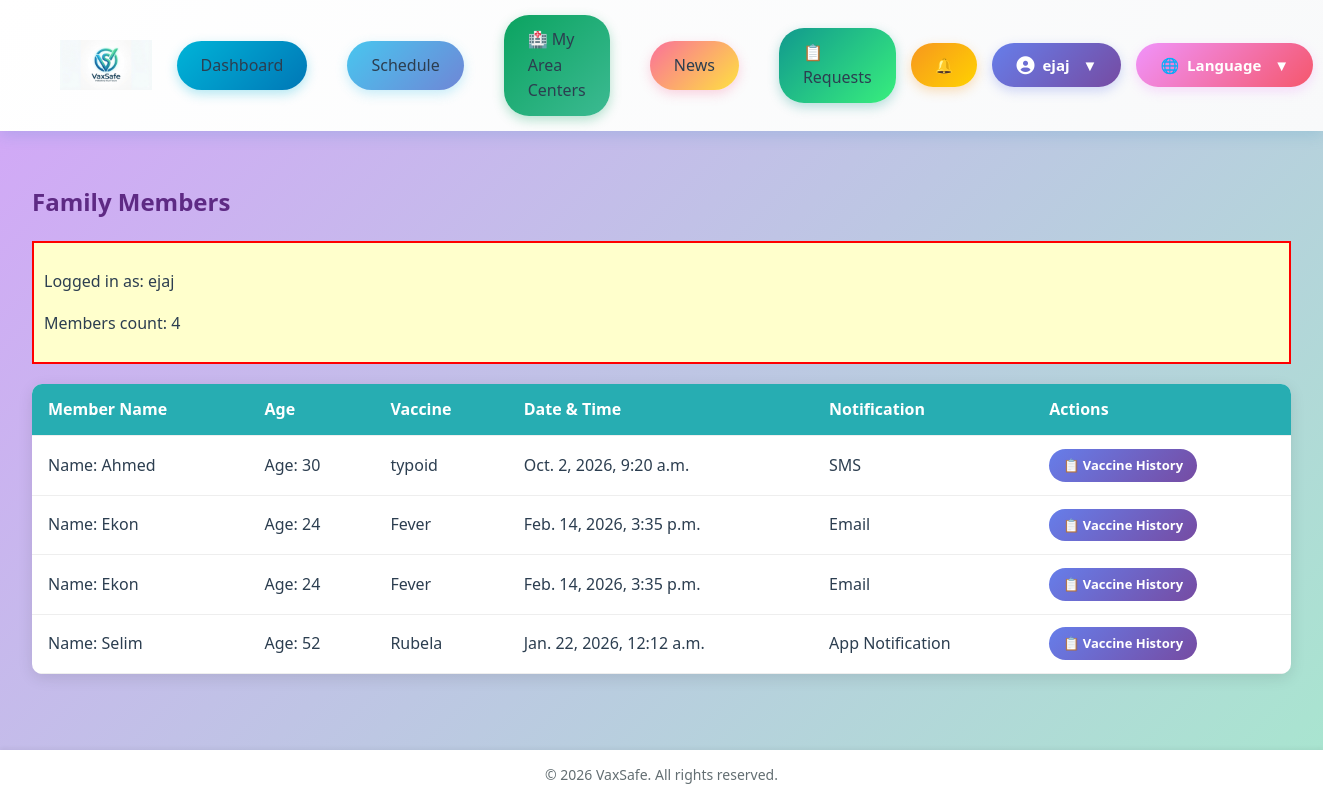
The app's page /family-members/ (signed in) with its own data.
### vaxsafe/models.py (models this page shows, shortened)
class FamilyMember(models.Model):
    RELATIONSHIP_CHOICES = [
        ('Self',        'Self'),
        ('Spouse',      'Spouse'),
        ('Child',       'Child'),
        ('Parent',      'Parent'),
        ('Sibling',     'Sibling'),
        ('Grandparent', 'Grandparent'),
        ('Grandchild',  'Grandchild'),
        ('Other',       'Other'),
    ]
    GENDER_CHOICES = [
        ('Male',   'Male'),
        ('Female', 'Female'),
        ('Other',  'Other'),
    ]
    NOTIFICATION_CHOICES = [
        ('Email',            'Email'),
        ('SMS',              'SMS'),
        ('App Notification', 'App Notification'),
    ]
    user          = models.ForeignKey(User, on_delete=models.CASCADE, related_name='family_members')
    name          = models.CharField(max_length=100)
    age           = models.PositiveIntegerField(blank=True, null=True)
    date_of_birth = models.DateField(blank=True, null=True)
    gender        = models.CharField(max_length=10, choices=GENDER_CHOICES, blank=True, null=True)
    relation      = models.CharField(max_length=50, choices=RELATIONSHIP_CHOICES)
    blood_group   = models.CharField(max_length=5, blank=True, null=True)
    vaccine_name      = models.CharField(max_length=100, blank=True, null=True)
    date_time         = models.DateTimeField(blank=True, null=True)
    notification_type = models.CharField(max_length=50, choices=NOTIFICATION_CHOICES, blank=True, null=True)
    is_active           = models.BooleanField(
        default=True,
        help_text="False হলে এই profile আর কেউ handle করছে না — claim/transfer প্রয়োজন"
    )
    previous_caretaker  = models.ForeignKey(
        User,
        on_delete=models.SET_NULL,
        null=True, blank=True,
        related_name='handed_off_members',
        help_text="যে আগে এই profile handle করত (history track করার জন্য)"
    )
    handoff_note        = models.TextField(
        blank=True, null=True,
        help_text="কেন এই profile handover/inactive হয়েছে"
    )
    handoff_date        = models.DateTimeField(blank=True, null=True)
    created_at = models.DateTimeField(auto_now_add=True)
    updated_at = models.DateTimeField(auto_now=True)
    class Meta:
        ordering = ['name']
        verbose_name = 'Family Member'
        verbose_name_plural = 'Family Members'
        indexes = [
            models.Index(fields=['user', 'name']),
        ]

### vaxsafe/views.py (the view)
@login_required
def familymembers(request):
    members = FamilyMember.objects.filter(user=request.user).annotate(vaccine_count=Count('vaccines')).order_by('name')
    return render(request, "htmlpages/familymembers.html", {
        'members': members, 'total_members': members.count(), 'title': 'Family Members'
    })

### templates/htmlpages/familymembers.html (shortened to what this page needs)
{% extends "base_log.html" %}
{% block body_class %}page-familymembers{% endblock %}
{% block content %}
<div class="family-members">
  <h2>Family Members</h2>
  <div style="background: #ffffcc; padding: 10px; margin-bottom: 20px; border: 2px solid #ff0000;">
    <p>Logged in as: {{ request.user.username }}</p>
    <p>Members count: {{ members.count }}</p>
  </div>
  <table>
    <thead>
      <tr>
        <th>Member Name</th>
        <th>Age</th>
        <th>Vaccine</th>
        <th>Date & Time</th>
        <th>Notification</th>
        <th>Actions</th>
      </tr>
    </thead>
    <tbody>
      {% for member in members %}
      <tr>
        <td>
          Name: {{ member.name }}
        </td>
        <td>
          Age: {{ member.age }}
        </td>
        <td>{{ member.vaccine_name }}</td>
        <td>{{ member.date_time }}</td>
        <td>{{ member.notification_type }}</td>
        <td>
          <a href="{% url 'vaccine_history' member.id %}"
             class="history-btn"
             title="এই সদস্যের Vaccine ইতিহাস দেখুন">
            📋 Vaccine History
          </a>
        </td>
      </tr>
      {% empty %}
      <tr><td colspan="6">No family members added yet.</td></tr>
      {% endfor %}
    </tbody>
  </table>
</div>
{% endblock %}

### templates/nav_two.html (shortened to what this page needs)
{% load static %}
<nav class="nav_two">
  <div class="logo">
    <a href="{% url 'dashboard' %}">
      <img src="{% static 'images/logo.png' %}" alt="VaxSafe Logo">
    </a>
  </div>
  <ul class="nav-links">
    <li><a href="{% url 'dashboard' %}"       class="nav-btn nav-btn-1">Dashboard</a></li>
    <li><a href="{% url 'vaccine_schedule' %}" class="nav-btn nav-btn-2">Schedule</a></li>
    <li><a href="{% url 'area_centers' %}"     class="nav-btn nav-btn-3">🏥 My Area Centers</a></li>
    <li><a href="{% url 'news_list' %}"         class="nav-btn nav-btn-4">News</a></li>
    {% if request.user.is_staff or request.user.is_superuser %}
    <li>
      <a href="{% url 'admin_vaccine_requests' %}" class="nav-btn nav-btn-req"
         style="position:relative;" title="Pending Vaccine Requests">
        📋 Requests
      </a>
    </li>
    {% endif %}
    <li class="notif-menu" style="position:relative; display:inline-block;">
      <button class="nav-btn nav-btn-bell" id="notifToggle2"
              onclick="toggleNotifDropdown2(event)" style="position:relative;">
        🔔
      </button>
    </li>
    <li class="profile-menu">
      <button class="nav-btn nav-btn-profile" id="profile-btn"
              onclick="toggleDropdown(event, 'profile-dropdown')">
        <i class="fa fa-user-circle"></i>
        {{ request.user.first_name|default:request.user.username }}
        <span class="dropdown-arrow">▼</span>
      </button>
    </li>
<li class="lang-menu">
  <button class="nav-btn nav-btn-lang" id="lang-btn"
          onclick="toggleDropdown(event, 'lang-dropdown')">
    <span class="lang-globe">🌐</span>
    <span id="lang-current">Language</span>
    <span class="dropdown-arrow">▼</span>
  </button>
</li>
  </ul>
</nav>

### static/css/style.css (style rules this page uses)
:root { --primary-blue: #0077b6; --primary-teal: #00b4d8; --primary-cyan: #48cae4; --secondary-purple: #667eea; --secondary-violet: #764ba2; --secondary-pink: #fa709a; --accent-green: #0ba360; --accent-orange: #ff8c42; --accent-coral: #ff6b6b; --white: #ffffff; --light-gray: #f8f9fa; --medium-gray: #e1e8ed; --dark-gray: #2c3e50; --text-dark: #1a1a1a; --gradient-primary: linear-gradient(135deg, #00b4d8 0%, #0077b6 100%); --gradient-secondary: linear-gradient(135deg, #667eea 0%, #764ba2 100%); --gradient-success: linear-gradient(135deg, #0ba360 0%, #3cba92 100%); --gradient-sunset: linear-gradient(135deg, #fa709a 0%, #fee140 100%); --gradient-ocean: linear-gradient(135deg, #48c6ef 0%, #6f86d6 100%); --shadow-sm: 0 2px 8px rgba(0, 119, 182, 0.1); --shadow-md: 0 4px 15px rgba(0, 119, 182, 0.2); --shadow-lg: 0 8px 25px rgba(0, 119, 182, 0.3); --shadow-hover: 0 12px 35px rgba(0, 119, 182, 0.4); --radius-sm: 8px; --radius-md: 12px; --radius-lg: 16px; --radius-xl: 20px; --radius-full: 50px; --transition-fast: 0.2s ease; --transition-normal: 0.3s ease; --transition-slow: 0.5s ease; }
body { margin: 0; font-family: 'Hind Siliguri', 'Noto Sans Bengali', 'Segoe UI', Tahoma, Geneva, Verdana, sans-serif; color: var(--text-dark); background: var(--light-gray); line-height: 1.6; }
.logo img { height: 100%; max-height: 150px; width: auto; display: block; margin-left: 20px; }
.nav-links a { margin-left: 25px; text-decoration: none; color: var(--dark-gray); font-size: 16px; font-weight: 500; transition: color var(--transition-fast); position: relative; }
.nav-links a::after { content: ''; position: absolute; bottom: -5px; left: 0; width: 0; height: 2px; background: var(--primary-teal); transition: width var(--transition-normal); }
.dropdown-arrow { margin-left: auto; transition: transform var(--transition-normal); }
body.page-familymembers { background:linear-gradient(135deg,#d4a5f9 0%,#a8e6cf 100%);min-height:100vh }
body.page-familymembers h1,body.page-familymembers h2 { color:#5e2a84 }

### templates/base_log.html (style rules this page uses)
*, *::before, *::after { box-sizing: border-box; }
body { margin: 0; font-family: 'Segoe UI', Tahoma, Geneva, Verdana, sans-serif; background: #f4f6f9; color: #2c3e50; display: flex; flex-direction: column; min-height: 100vh; }

### templates/htmlpages/familymembers.html (style rules this page uses)
.family-members { padding: 2rem; }
.family-members table { width: 100%; border-collapse: collapse; background: #fff; border-radius: 10px; overflow: hidden; box-shadow: 0 4px 15px rgba(0,0,0,0.1); }
.family-members th, .family-members td { padding: 0.8rem 1rem; border-bottom: 1px solid #eee; text-align: left; }
.family-members th { background: #27ADB2; color: #fff; }
.history-btn { display: inline-block; padding: 6px 14px; background: linear-gradient(135deg, #667eea 0%, #764ba2 100%); color: white; border-radius: 20px; text-decoration: none; font-size: 13px; font-weight: 600; transition: all 0.3s ease; white-space: nowrap; }

### records on screen
FamilyMember: name "Ahmed", age "30", vaccine_name "typoid", date_time "Oct. 2, 2026, 9:20 a.m.", notification_type "SMS"
FamilyMember: name "Ekon", age "24", vaccine_name "Fever", date_time "Feb. 14, 2026, 3:35 p.m.", notification_type "Email"
FamilyMember: name "Ekon", age "24", vaccine_name "Fever", date_time "Feb. 14, 2026, 3:35 p.m.", notification_type "Email"
FamilyMember: name "Selim", age "52", vaccine_name "Rubela", date_time "Jan. 22, 2026, 12:12 a.m.", notification_type "App Notification"

### other values on screen
{{ request.user.first_name|default:request.user.username }} "ejaj"
{{ request.user.username }} "ejaj"
{{ members.count }} "4"
